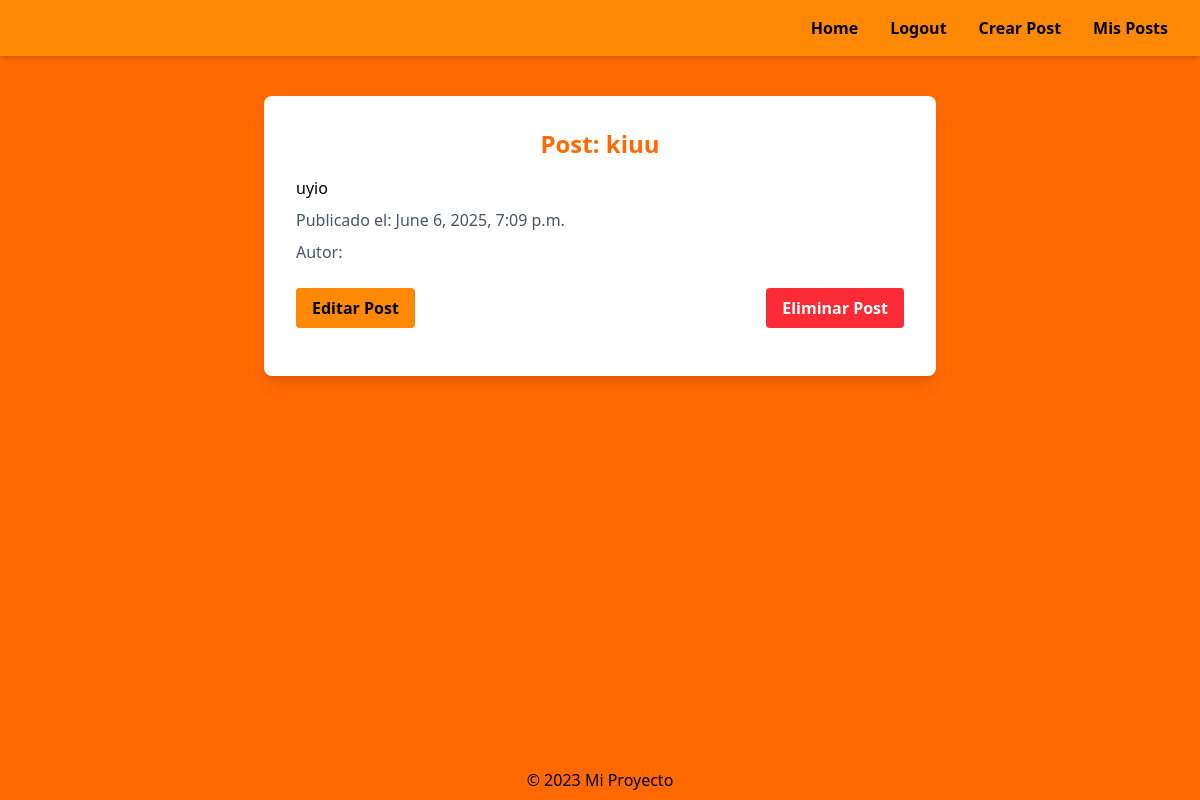
The app's page /posts/1 (signed in) with its own data.
### miApp/models.py (models this page shows, shortened)
class post(models.Model):
    titulo = models.CharField(max_length=200)
    contenido = models.TextField()
    autor = models.ForeignKey(User, on_delete=models.CASCADE)
    fecha_publicacion = models.DateTimeField(auto_now_add=True)

### miApp/views.py (the view)
# urls.py: path('posts/<int:post_id>', views.post_detail, name='post_detail'), # Detalle de un post específico
@login_required  # Requiere que el usuario esté autenticado para acceder a esta vista
def post_detail(request, post_id):
    post_detail = get_object_or_404(post, id=post_id)  # Obtiene el post por su ID
    return render(request, 'detallePost.html', {
        'post': post_detail,  # Pasa el post al contexto de la plantilla
    })

### miApp/templates/detallePost.html (shortened to what this page needs)
{% extends "navegacion.html" %}
{% block content %}
<div class="max-w-2xl mx-auto mt-10 bg-white rounded-lg shadow-lg p-8">
    <h1 class="text-2xl font-bold text-orange-500 mb-4 text-center">Post: {{ post.titulo }}</h1>
    <p class="text-black mb-2">{{ post.contenido }}</p>
    <p class="text-gray-600 mb-2">Publicado el: {{ post.fecha_publicacion }}</p>
    <p class="text-gray-600 mb-6">Autor: {{ post.autor.nombre }}</p>
    <div class="flex justify-between mb-4">
        <a href="{% url 'post_edit' post.id %}" class="bg-orange-400 hover:bg-orange-500 text-black font-semibold py-2 px-4 rounded transition">
            Editar Post
        </a>
        <form action="{% url 'post_delete' post.id %}" method="POST">
            <button type="submit" class="bg-red-500 hover:bg-red-600 text-white font-semibold py-2 px-4 rounded transition">
                Eliminar Post
            </button>
        </form>
    </div>
</div>
{% endblock %}

### records on screen
post: titulo "kiuu", contenido "uyio", fecha_publicacion "June 6, 2025, 7:09 p.m."
